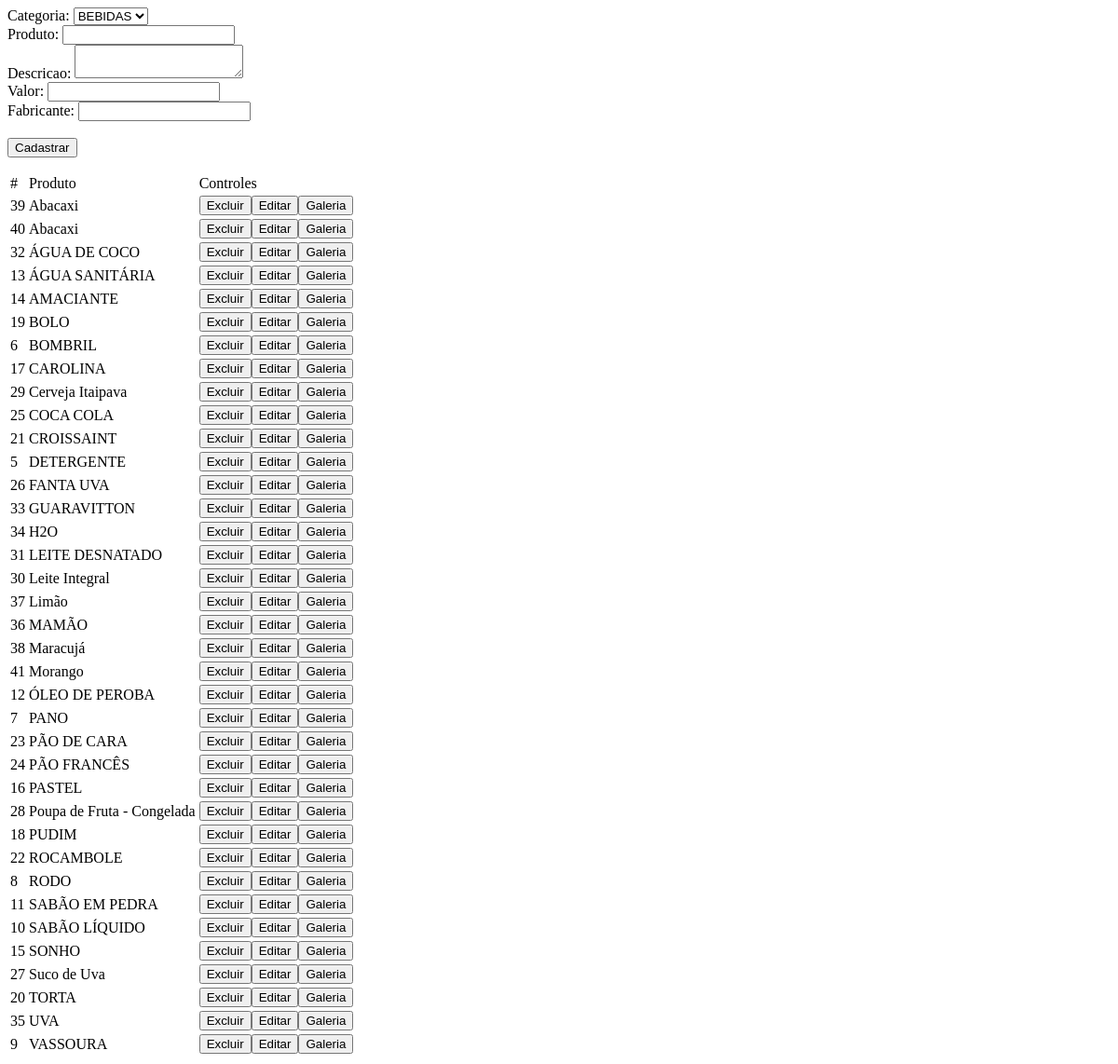
Page /Atividade_em_Aula/produto.php on the earlier database version.
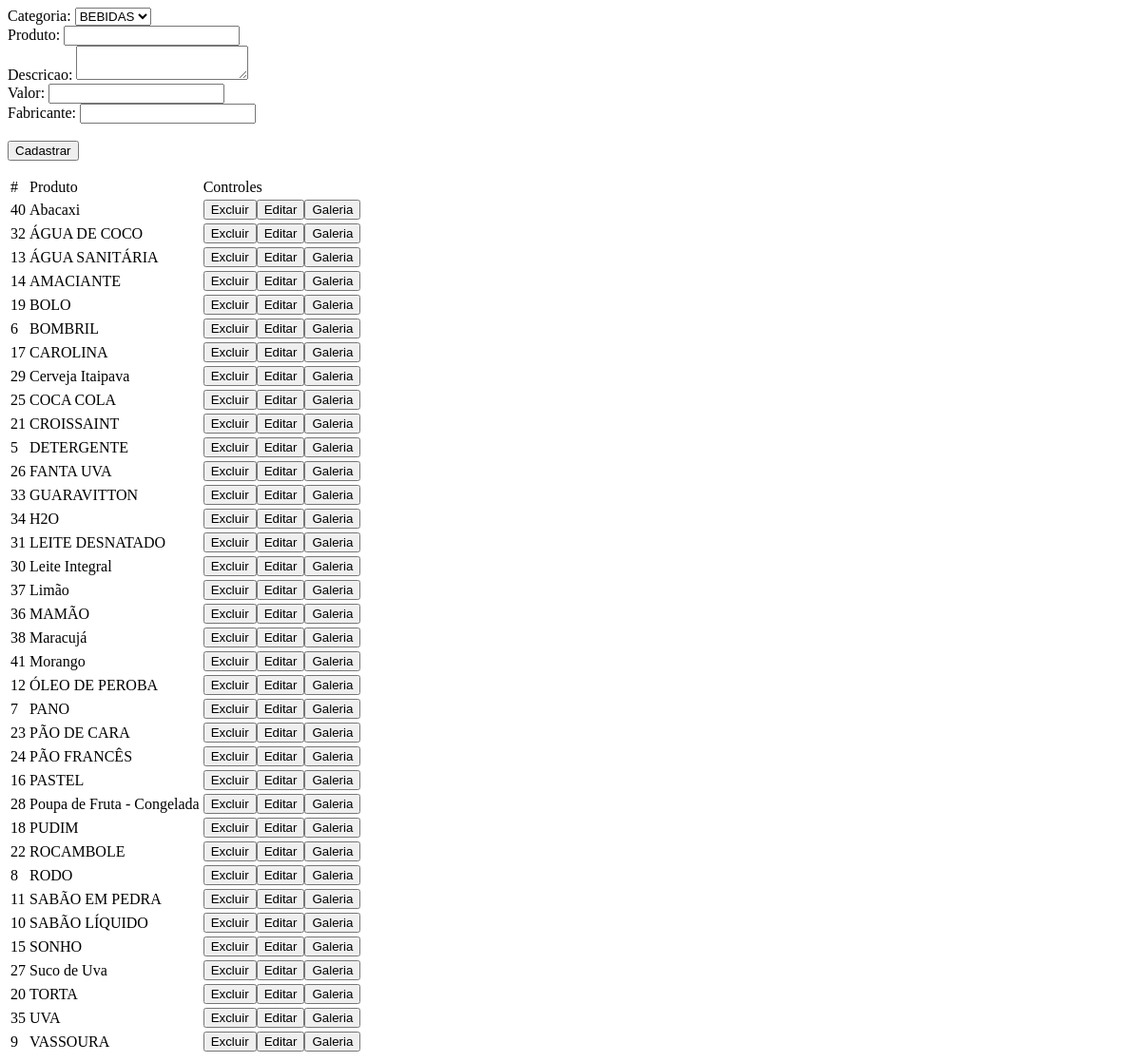
Same page on the later database version.
### tables this page shows
CREATE TABLE IF NOT EXISTS `produto` (
  `id` int(11) NOT NULL AUTO_INCREMENT,
  `nome` varchar(100) NOT NULL,
  `descricao` longtext,
  `valor` decimal(10,2) DEFAULT NULL,
  `fabricante` varchar(100) DEFAULT NULL,
  `id_categoria` int(11) DEFAULT NULL,
  PRIMARY KEY (`id`),
  KEY `id_categoria` (`id_categoria`)
);

### Atividade_em_Aula/funcoes.php (called while the page is built, shortened)
<?php
function listarCategoria($id){
	$sql = 'SELECT * FROM categoria ORDER BY nome ASC';
	$res = $GLOBALS['conexao']->query($sql);
	return $res;
}
function listarProduto($id){
	$sql = 'SELECT * FROM produto ORDER BY nome ASC';
	$res = $GLOBALS['conexao']->query($sql);
	return $res;
}

### Atividade_em_Aula/produto.php (the view, shortened to what this page needs)
<?php
include("funcoes.php");
?>
<form action="produto.php" method="post">
	Categoria: 	<select name="categoria">
					<?php
						$todos = listarCategoria(0);
						while($c = $todos->fetch_array()){
							echo '<option value='.$c['id'].'>'.$c['nome'].'</option>';
						}
					?>
				</select><br>
	<?php
		$nome = '';
	?>
	Produto: <input type="text" name="produto" value="<?php echo $nome;?>"><br>
	Descricao: <textarea name="descricao" value="<?php echo $descricao;?>"></textarea><br>
	Valor: <input type="number" step="0.01" name="valor" value="<?php echo $valor;?>"><br>
	Fabricante: <input type="text" name="fabricante" value="<?php echo $fabricante;?>"><br>
	<br>
	<input type="submit" value="Cadastrar">
</form>
<table>
	<tr>
		<td>#</td>
		<td>Produto</td>
		<td>Controles</td>
	</tr>
<?php
		$registros = listarProduto(0);
		while($cat = $registros->fetch_array()){
			echo '<tr><td>'.$cat['id'].'</td><td>'.$cat['nome'].'</td>';
			echo '<td><a href="?excluir='.$cat['id'].'"><button>Excluir</button></a>';
			echo '<a href="?editar='.$cat['id'].'"><button>Editar</button></a>';
			echo '<a href="galeria.php?id='.$cat['id'].'"><button>Galeria</button></a></td></tr>';
		}
?>
</table>

Differences in the rows shown:
removed produto: id "39", nome "Abacaxi"
